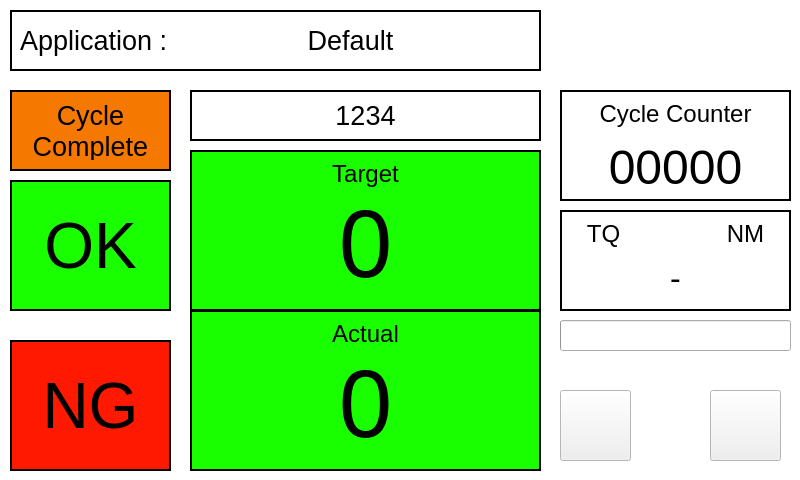
<?xml version="1.0" encoding="UTF-8"?>
<ui version="4.0">
 <class>MainWindow</class>
 <widget class="QMainWindow" name="MainWindow">
  <property name="windowModality">
   <enum>Qt::NonModal</enum>
  </property>
  <property name="enabled">
   <bool>true</bool>
  </property>
  <property name="geometry">
   <rect>
    <x>0</x>
    <y>0</y>
    <width>800</width>
    <height>480</height>
   </rect>
  </property>
  <property name="minimumSize">
   <size>
    <width>800</width>
    <height>480</height>
   </size>
  </property>
  <property name="maximumSize">
   <size>
    <width>800</width>
    <height>480</height>
   </size>
  </property>
  <property name="palette">
   <palette>
    <active>
     <colorrole role="Base">
      <brush brushstyle="SolidPattern">
       <color alpha="255">
        <red>255</red>
        <green>255</green>
        <blue>255</blue>
       </color>
      </brush>
     </colorrole>
     <colorrole role="Window">
      <brush brushstyle="SolidPattern">
       <color alpha="255">
        <red>255</red>
        <green>255</green>
        <blue>255</blue>
       </color>
      </brush>
     </colorrole>
    </active>
    <inactive>
     <colorrole role="Base">
      <brush brushstyle="SolidPattern">
       <color alpha="255">
        <red>255</red>
        <green>255</green>
        <blue>255</blue>
       </color>
      </brush>
     </colorrole>
     <colorrole role="Window">
      <brush brushstyle="SolidPattern">
       <color alpha="255">
        <red>255</red>
        <green>255</green>
        <blue>255</blue>
       </color>
      </brush>
     </colorrole>
    </inactive>
    <disabled>
     <colorrole role="Base">
      <brush brushstyle="SolidPattern">
       <color alpha="255">
        <red>255</red>
        <green>255</green>
        <blue>255</blue>
       </color>
      </brush>
     </colorrole>
     <colorrole role="Window">
      <brush brushstyle="SolidPattern">
       <color alpha="255">
        <red>255</red>
        <green>255</green>
        <blue>255</blue>
       </color>
      </brush>
     </colorrole>
    </disabled>
   </palette>
  </property>
  <property name="windowTitle">
   <string>MainWindow</string>
  </property>
  <widget class="QWidget" name="centralwidget">
   <widget class="QFrame" name="frameTarget">
    <property name="geometry">
     <rect>
      <x>190</x>
      <y>150</y>
      <width>351</width>
      <height>161</height>
     </rect>
    </property>
    <property name="styleSheet">
     <string notr="true">background-color: rgb(25, 255, 0);</string>
    </property>
    <property name="frameShape">
     <enum>QFrame::Box</enum>
    </property>
    <property name="frameShadow">
     <enum>QFrame::Plain</enum>
    </property>
    <property name="lineWidth">
     <number>2</number>
    </property>
    <property name="midLineWidth">
     <number>0</number>
    </property>
    <widget class="QLabel" name="lbTarget">
     <property name="geometry">
      <rect>
       <x>10</x>
       <y>10</y>
       <width>331</width>
       <height>31</height>
      </rect>
     </property>
     <property name="font">
      <font>
       <pointsize>18</pointsize>
      </font>
     </property>
     <property name="text">
      <string>Target</string>
     </property>
     <property name="alignment">
      <set>Qt::AlignHCenter|Qt::AlignTop</set>
     </property>
     <property name="buddy">
      <cstring>lbTarget</cstring>
     </property>
    </widget>
    <widget class="QLabel" name="txtTarget">
     <property name="geometry">
      <rect>
       <x>10</x>
       <y>40</y>
       <width>331</width>
       <height>111</height>
      </rect>
     </property>
     <property name="font">
      <font>
       <pointsize>72</pointsize>
      </font>
     </property>
     <property name="text">
      <string>0</string>
     </property>
     <property name="alignment">
      <set>Qt::AlignHCenter|Qt::AlignTop</set>
     </property>
     <property name="buddy">
      <cstring>txtTarget</cstring>
     </property>
    </widget>
   </widget>
   <widget class="QFrame" name="frameInput">
    <property name="geometry">
     <rect>
      <x>190</x>
      <y>90</y>
      <width>351</width>
      <height>51</height>
     </rect>
    </property>
    <property name="frameShape">
     <enum>QFrame::Box</enum>
    </property>
    <property name="frameShadow">
     <enum>QFrame::Plain</enum>
    </property>
    <property name="lineWidth">
     <number>2</number>
    </property>
    <property name="midLineWidth">
     <number>0</number>
    </property>
    <widget class="QPushButton" name="btnInput">
     <property name="geometry">
      <rect>
       <x>10</x>
       <y>10</y>
       <width>331</width>
       <height>31</height>
      </rect>
     </property>
     <property name="font">
      <font>
       <pointsize>20</pointsize>
      </font>
     </property>
     <property name="text">
      <string>1234</string>
     </property>
     <property name="flat">
      <bool>true</bool>
     </property>
    </widget>
   </widget>
   <widget class="QFrame" name="frame_5">
    <property name="geometry">
     <rect>
      <x>560</x>
      <y>90</y>
      <width>231</width>
      <height>111</height>
     </rect>
    </property>
    <property name="frameShape">
     <enum>QFrame::Box</enum>
    </property>
    <property name="frameShadow">
     <enum>QFrame::Plain</enum>
    </property>
    <property name="lineWidth">
     <number>2</number>
    </property>
    <property name="midLineWidth">
     <number>0</number>
    </property>
    <widget class="QLabel" name="lbCycleCounter">
     <property name="geometry">
      <rect>
       <x>10</x>
       <y>10</y>
       <width>211</width>
       <height>31</height>
      </rect>
     </property>
     <property name="font">
      <font>
       <pointsize>18</pointsize>
      </font>
     </property>
     <property name="text">
      <string>Cycle Counter</string>
     </property>
     <property name="alignment">
      <set>Qt::AlignHCenter|Qt::AlignTop</set>
     </property>
    </widget>
    <widget class="QLabel" name="txtCycleCounter">
     <property name="geometry">
      <rect>
       <x>10</x>
       <y>50</y>
       <width>211</width>
       <height>51</height>
      </rect>
     </property>
     <property name="font">
      <font>
       <pointsize>36</pointsize>
      </font>
     </property>
     <property name="text">
      <string>00000</string>
     </property>
     <property name="alignment">
      <set>Qt::AlignHCenter|Qt::AlignTop</set>
     </property>
    </widget>
   </widget>
   <widget class="QFrame" name="frame_6">
    <property name="geometry">
     <rect>
      <x>560</x>
      <y>210</y>
      <width>231</width>
      <height>101</height>
     </rect>
    </property>
    <property name="frameShape">
     <enum>QFrame::Box</enum>
    </property>
    <property name="frameShadow">
     <enum>QFrame::Plain</enum>
    </property>
    <property name="lineWidth">
     <number>2</number>
    </property>
    <property name="midLineWidth">
     <number>0</number>
    </property>
    <widget class="QLabel" name="lbTq">
     <property name="geometry">
      <rect>
       <x>10</x>
       <y>10</y>
       <width>211</width>
       <height>31</height>
      </rect>
     </property>
     <property name="font">
      <font>
       <pointsize>18</pointsize>
      </font>
     </property>
     <property name="text">
      <string>TQ                NM</string>
     </property>
     <property name="alignment">
      <set>Qt::AlignHCenter|Qt::AlignTop</set>
     </property>
    </widget>
    <widget class="QLabel" name="txtTq">
     <property name="geometry">
      <rect>
       <x>10</x>
       <y>50</y>
       <width>211</width>
       <height>41</height>
      </rect>
     </property>
     <property name="font">
      <font>
       <pointsize>24</pointsize>
      </font>
     </property>
     <property name="text">
      <string>-</string>
     </property>
     <property name="alignment">
      <set>Qt::AlignHCenter|Qt::AlignTop</set>
     </property>
    </widget>
   </widget>
   <widget class="QLabel" name="label_10">
    <property name="geometry">
     <rect>
      <x>560</x>
      <y>10</y>
      <width>231</width>
      <height>71</height>
     </rect>
    </property>
    <property name="styleSheet">
     <string notr="true">border-image: url(:/img/kubotalogo.png);</string>
    </property>
    <property name="text">
     <string/>
    </property>
    <property name="pixmap">
     <pixmap>./img/kubotalogo.png</pixmap>
    </property>
    <property name="alignment">
     <set>Qt::AlignCenter</set>
    </property>
   </widget>
   <widget class="QPushButton" name="btnSetting">
    <property name="geometry">
     <rect>
      <x>710</x>
      <y>390</y>
      <width>71</width>
      <height>71</height>
     </rect>
    </property>
    <property name="autoFillBackground">
     <bool>false</bool>
    </property>
    <property name="styleSheet">
     <string notr="true">border-image: url(:/img/setting.png);</string>
    </property>
    <property name="text">
     <string/>
    </property>
   </widget>
   <widget class="QFrame" name="frameActual">
    <property name="geometry">
     <rect>
      <x>190</x>
      <y>310</y>
      <width>351</width>
      <height>161</height>
     </rect>
    </property>
    <property name="styleSheet">
     <string notr="true">background-color: rgb(25, 255, 0);</string>
    </property>
    <property name="frameShape">
     <enum>QFrame::Box</enum>
    </property>
    <property name="frameShadow">
     <enum>QFrame::Plain</enum>
    </property>
    <property name="lineWidth">
     <number>2</number>
    </property>
    <property name="midLineWidth">
     <number>0</number>
    </property>
    <widget class="QLabel" name="lbActual">
     <property name="geometry">
      <rect>
       <x>10</x>
       <y>10</y>
       <width>331</width>
       <height>31</height>
      </rect>
     </property>
     <property name="font">
      <font>
       <pointsize>18</pointsize>
      </font>
     </property>
     <property name="text">
      <string>Actual</string>
     </property>
     <property name="alignment">
      <set>Qt::AlignHCenter|Qt::AlignTop</set>
     </property>
     <property name="buddy">
      <cstring>lbTarget</cstring>
     </property>
    </widget>
    <widget class="QLabel" name="txtActual">
     <property name="geometry">
      <rect>
       <x>10</x>
       <y>40</y>
       <width>331</width>
       <height>111</height>
      </rect>
     </property>
     <property name="font">
      <font>
       <pointsize>72</pointsize>
      </font>
     </property>
     <property name="text">
      <string>0</string>
     </property>
     <property name="alignment">
      <set>Qt::AlignHCenter|Qt::AlignTop</set>
     </property>
     <property name="buddy">
      <cstring>txtTarget</cstring>
     </property>
    </widget>
   </widget>
   <widget class="QFrame" name="frameNG">
    <property name="geometry">
     <rect>
      <x>10</x>
      <y>340</y>
      <width>161</width>
      <height>131</height>
     </rect>
    </property>
    <property name="styleSheet">
     <string notr="true">background-color: rgb(255, 25, 0);</string>
    </property>
    <property name="frameShape">
     <enum>QFrame::Box</enum>
    </property>
    <property name="frameShadow">
     <enum>QFrame::Plain</enum>
    </property>
    <property name="lineWidth">
     <number>2</number>
    </property>
    <property name="midLineWidth">
     <number>0</number>
    </property>
    <widget class="QPushButton" name="btnNG">
     <property name="geometry">
      <rect>
       <x>10</x>
       <y>10</y>
       <width>141</width>
       <height>111</height>
      </rect>
     </property>
     <property name="font">
      <font>
       <pointsize>48</pointsize>
      </font>
     </property>
     <property name="text">
      <string>NG</string>
     </property>
     <property name="flat">
      <bool>true</bool>
     </property>
    </widget>
   </widget>
   <widget class="QFrame" name="frameOK">
    <property name="geometry">
     <rect>
      <x>10</x>
      <y>180</y>
      <width>161</width>
      <height>131</height>
     </rect>
    </property>
    <property name="styleSheet">
     <string notr="true">background-color: rgb(25, 255, 0);</string>
    </property>
    <property name="frameShape">
     <enum>QFrame::Box</enum>
    </property>
    <property name="frameShadow">
     <enum>QFrame::Plain</enum>
    </property>
    <property name="lineWidth">
     <number>2</number>
    </property>
    <property name="midLineWidth">
     <number>0</number>
    </property>
    <widget class="QPushButton" name="btnOK">
     <property name="geometry">
      <rect>
       <x>10</x>
       <y>10</y>
       <width>141</width>
       <height>111</height>
      </rect>
     </property>
     <property name="font">
      <font>
       <pointsize>48</pointsize>
      </font>
     </property>
     <property name="text">
      <string>OK</string>
     </property>
     <property name="flat">
      <bool>true</bool>
     </property>
    </widget>
   </widget>
   <widget class="QFrame" name="frameCycleComplete">
    <property name="geometry">
     <rect>
      <x>10</x>
      <y>90</y>
      <width>161</width>
      <height>81</height>
     </rect>
    </property>
    <property name="styleSheet">
     <string notr="true">background-color: rgb(245, 121, 0);</string>
    </property>
    <property name="frameShape">
     <enum>QFrame::Box</enum>
    </property>
    <property name="frameShadow">
     <enum>QFrame::Plain</enum>
    </property>
    <property name="lineWidth">
     <number>2</number>
    </property>
    <property name="midLineWidth">
     <number>0</number>
    </property>
    <widget class="QPushButton" name="btnCycleComplete">
     <property name="geometry">
      <rect>
       <x>10</x>
       <y>10</y>
       <width>141</width>
       <height>61</height>
      </rect>
     </property>
     <property name="font">
      <font>
       <pointsize>20</pointsize>
      </font>
     </property>
     <property name="text">
      <string>Cycle
Complete</string>
     </property>
     <property name="flat">
      <bool>true</bool>
     </property>
    </widget>
   </widget>
   <widget class="QFrame" name="frameInput_2">
    <property name="geometry">
     <rect>
      <x>10</x>
      <y>10</y>
      <width>531</width>
      <height>61</height>
     </rect>
    </property>
    <property name="frameShape">
     <enum>QFrame::Box</enum>
    </property>
    <property name="frameShadow">
     <enum>QFrame::Plain</enum>
    </property>
    <property name="lineWidth">
     <number>2</number>
    </property>
    <property name="midLineWidth">
     <number>0</number>
    </property>
    <widget class="QLabel" name="lbApplication">
     <property name="geometry">
      <rect>
       <x>10</x>
       <y>10</y>
       <width>161</width>
       <height>41</height>
      </rect>
     </property>
     <property name="font">
      <font>
       <pointsize>20</pointsize>
      </font>
     </property>
     <property name="text">
      <string>Application :</string>
     </property>
     <property name="buddy">
      <cstring>lbTarget</cstring>
     </property>
    </widget>
    <widget class="QPushButton" name="btnApplication">
     <property name="geometry">
      <rect>
       <x>160</x>
       <y>10</y>
       <width>361</width>
       <height>41</height>
      </rect>
     </property>
     <property name="font">
      <font>
       <pointsize>20</pointsize>
      </font>
     </property>
     <property name="text">
      <string>Default</string>
     </property>
     <property name="flat">
      <bool>true</bool>
     </property>
    </widget>
   </widget>
   <widget class="QProgressBar" name="progressBar">
    <property name="geometry">
     <rect>
      <x>560</x>
      <y>320</y>
      <width>231</width>
      <height>31</height>
     </rect>
    </property>
    <property name="styleSheet">
     <string notr="true">color: rgb(245, 121, 0);</string>
    </property>
    <property name="maximum">
     <number>20000</number>
    </property>
    <property name="value">
     <number>24</number>
    </property>
    <property name="alignment">
     <set>Qt::AlignLeading|Qt::AlignLeft|Qt::AlignVCenter</set>
    </property>
    <property name="textVisible">
     <bool>false</bool>
    </property>
    <property name="orientation">
     <enum>Qt::Horizontal</enum>
    </property>
   </widget>
   <widget class="QPushButton" name="btnLogo">
    <property name="geometry">
     <rect>
      <x>560</x>
      <y>390</y>
      <width>71</width>
      <height>71</height>
     </rect>
    </property>
    <property name="autoFillBackground">
     <bool>false</bool>
    </property>
    <property name="styleSheet">
     <string notr="true">border-image: url(:/img/joinmaxlogo2.png);</string>
    </property>
    <property name="text">
     <string/>
    </property>
   </widget>
  </widget>
 </widget>
 <resources>
  <include location="resource.qrc"/>
 </resources>
 <connections/>
</ui>
